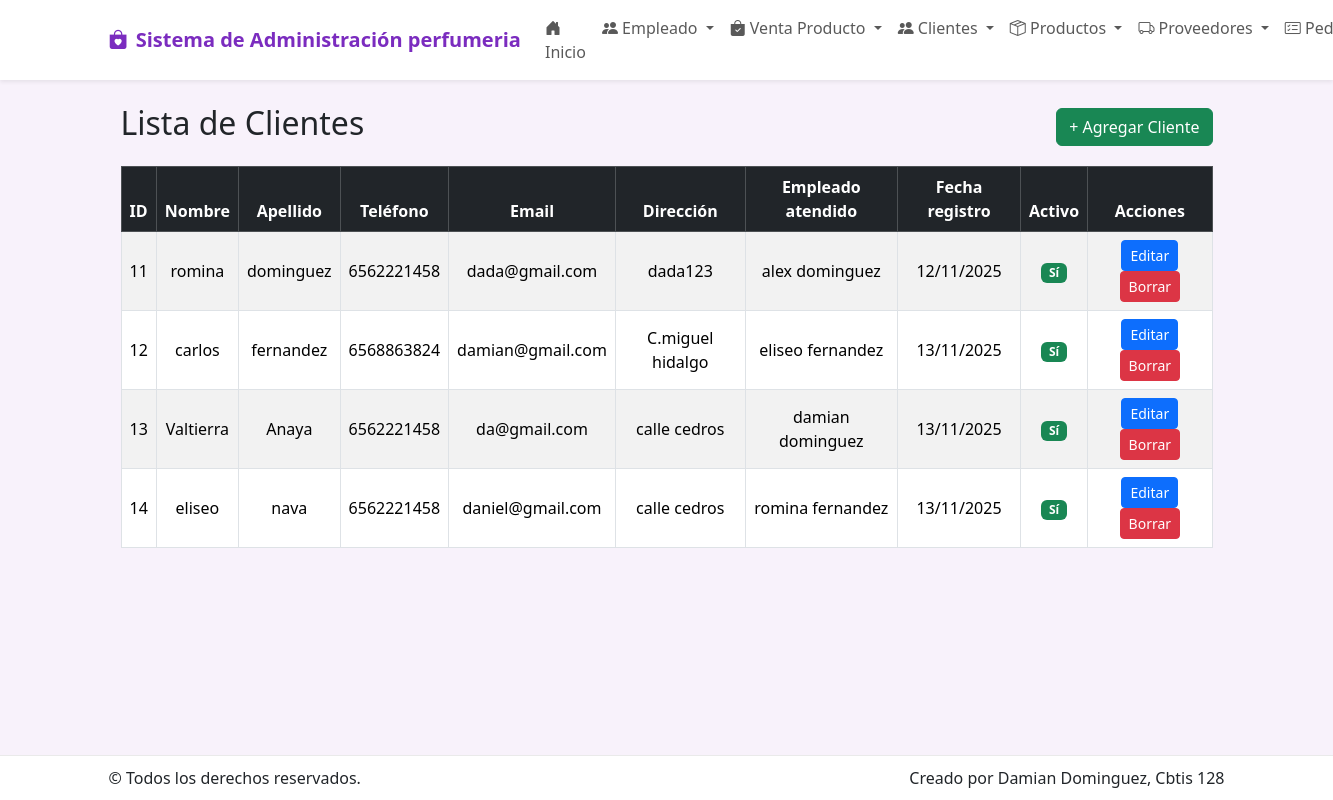
The page /cliente/ on the database its author committed.
### app_perfumeria/models.py (models this page shows, shortened)
class Cliente(models.Model):
    nombre = models.CharField(max_length=100)
    apellido = models.CharField(max_length=100)
    telefono = models.CharField(max_length=20, blank=True, null=True)
    email = models.EmailField(blank=True, null=True)
    direccion = models.CharField(max_length=250, blank=True, null=True)
    fecha_registro = models.DateField(auto_now_add=True)
    empleado = models.ForeignKey(
        Empleado, on_delete=models.SET_NULL, blank=True, null=True, related_name='clientes_atendidos'
    )
    activo = models.BooleanField(default=True)

class Empleado(models.Model):
    nombre = models.CharField(max_length=100)
    apellido = models.CharField(max_length=100)
    puesto = models.CharField(max_length=100)
    telefono = models.CharField(max_length=20, blank=True, null=True)
    email = models.EmailField(blank=True, null=True)
    fecha_nacimiento = models.DateField(blank=True, null=True)        # Campo editable
    fecha_contratacion = models.DateField(blank=True, null=True)      # Campo editable
    activo = models.BooleanField(default=True)

### app_perfumeria/views.py (the view)
# urls.py: path('cliente/', views.ver_cliente, name='ver_cliente'),
def ver_cliente(request):
    clientes = Cliente.objects.all()
    return render(request, 'cliente/ver_cliente.html', {'clientes': clientes})

### app_perfumeria/templates/cliente/ver_cliente.html (shortened to what this page needs)
{% extends 'base.html' %}
{% block content %}
<div class="container mt-4">
  <div class="d-flex justify-content-between align-items-center mb-3">
    <h2>Lista de Clientes</h2>
    <a href="{% url 'agregar_cliente' %}" class="btn btn-success">+ Agregar Cliente</a>
  </div>
  <div class="table-responsive">
    <table class="table table-bordered table-striped align-middle text-center">
      <thead class="table-dark">
        <tr>
          <th>ID</th>
          <th>Nombre</th>
          <th>Apellido</th>
          <th>Teléfono</th>
          <th>Email</th>
          <th>Dirección</th>
          <th>Empleado atendido</th>
          <th>Fecha registro</th>
          <th>Activo</th>
          <th>Acciones</th>
        </tr>
      </thead>
      <tbody>
        {% for c in clientes %}
        <tr>
          <td>{{ c.id }}</td>
          <td>{{ c.nombre }}</td>
          <td>{{ c.apellido }}</td>
          <td>{{ c.telefono|default:"-" }}</td>
          <td>{{ c.email|default:"-" }}</td>
          <td>{{ c.direccion|default:"-" }}</td>
          <td>
            {% if c.empleado %}
              {{ c.empleado.nombre }} {{ c.empleado.apellido }}
            {% else %}
              -
            {% endif %}
          </td>
          <td>
            {% if c.fecha_registro %}
              {{ c.fecha_registro|date:"d/m/Y" }}
            {% else %}
              -
            {% endif %}
          </td>
          <td>
            {% if c.activo %}
              <span class="badge bg-success">Sí</span>
            {% else %}
              <span class="badge bg-secondary">No</span>
            {% endif %}
          </td>
          <td>
            <a href="{% url 'actualizar_cliente' c.id %}" class="btn btn-primary btn-sm">Editar</a>
            <a href="{% url 'borrar_cliente' c.id %}" class="btn btn-danger btn-sm">Borrar</a>
          </td>
        </tr>
        {% empty %}
        <tr>
          <td colspan="10" class="text-center">No hay clientes registrados.</td>
        </tr>
        {% endfor %}
      </tbody>
    </table>
  </div>
</div>
{% endblock %}

### app_perfumeria/templates/base.html (shortened to what this page needs)
<!doctype html>
<html lang="es">
  <head>
    <link href="https://cdn.jsdelivr.net/npm/bootstrap@5.3.2/dist/css/bootstrap.min.css" rel="stylesheet">
    <link href="https://cdn.jsdelivr.net/npm/bootstrap-icons@1.10.5/font/bootstrap-icons.css" rel="stylesheet">
  </head>
  <body>
    {% include 'navbar.html' %}
    <div class="container container-main mt-4">
      {% block content %}{% endblock %}
    </div>
    {% include 'footer.html' %}
  </body>
</html>

### app_perfumeria/templates/navbar.html (shortened to what this page needs)
<nav class="navbar navbar-expand-lg navbar-light bg-white shadow-sm">
    <div class="container">
      <a class="navbar-brand d-flex align-items-center" href="{% url 'inicio_perfumeria' %}">
        <i class="bi bi-bag-heart-fill me-2" style="font-size:1.2rem;color:var(--morado)"></i>
        <span style="font-weight:700;color:var(--morado)">Sistema de Administración perfumeria</span>
      </a>
      <div class="collapse navbar-collapse" id="navMenu">
        <ul class="navbar-nav ms-auto">
          <li class="nav-item"><a class="nav-link" href="{% url 'inicio_perfumeria' %}"><i class="bi bi-house-door-fill"></i> Inicio</a></li>
          <li class="nav-item dropdown">
            <a class="nav-link dropdown-toggle" href="#" role="button" data-bs-toggle="dropdown">
              <i class="bi bi-people-fill"></i> Empleado
            </a>
          </li>
<li class="nav-item dropdown">
  <a class="nav-link dropdown-toggle" href="#" role="button" data-bs-toggle="dropdown">
    <i class="bi bi-bag-check-fill"></i> Venta Producto
  </a>
</li>
          <li class="nav-item dropdown">
            <a class="nav-link dropdown-toggle" href="#" role="button" data-bs-toggle="dropdown">
              <i class="bi bi-people-fill"></i> Clientes
            </a>
          </li>
<li class="nav-item dropdown">
  <a class="nav-link dropdown-toggle" href="#" role="button" data-bs-toggle="dropdown">
    <i class="bi bi-box-seam"></i> Productos
  </a>
</li>
<li class="nav-item dropdown">
  <a class="nav-link dropdown-toggle" href="#" role="button" data-bs-toggle="dropdown">
    <i class="bi bi-truck"></i> Proveedores
  </a>
</li>
<li class="nav-item dropdown">
  <a class="nav-link dropdown-toggle" href="#" role="button" data-bs-toggle="dropdown">
    <i class="bi bi-card-checklist"></i> Pedidos
  </a>
</li>
        </ul>
      </div>
    </div>
  </nav>

### app_perfumeria/templates/footer.html
<footer class="footer-fixed">
    <div class="container d-flex justify-content-between">
      <div>© {{ now.year }} Todos los derechos reservados.</div>
      <div>Creado por Damian Dominguez, Cbtis 128</div>
    </div>
  </footer>

### app_perfumeria/templates/base.html (style rules this page uses)
:root { --morado: #7b2cbf; --rosa: #ff6bcb; --suave: #f8f2fb; }
body { background: var(--suave); }
.footer-fixed { position: fixed; left:0; bottom:0; width:100%; background:#fff; border-top:1px solid #eaeaea; padding:10px 0; }
.container-main { padding-bottom:80px; }

### rows shown on the page
Cliente: id "11", nombre "romina", apellido "dominguez", telefono "6562221458", email "dada@gmail.com", direccion "dada123", empleado.nombre "alex", empleado.apellido "dominguez", fecha_registro "12/11/2025", activo "Sí"
Cliente: id "12", nombre "carlos", apellido "fernandez", telefono "6568863824", email "damian@gmail.com", direccion "C.miguel hidalgo", empleado.nombre "eliseo", empleado.apellido "fernandez", fecha_registro "13/11/2025", activo "Sí"
Cliente: id "13", nombre "Valtierra", apellido "Anaya", telefono "6562221458", email "da@gmail.com", direccion "calle cedros", empleado.nombre "damian", empleado.apellido "dominguez", fecha_registro "13/11/2025", activo "Sí"
Cliente: id "14", nombre "eliseo", apellido "nava", telefono "6562221458", email "daniel@gmail.com", direccion "calle cedros", empleado.nombre "romina", empleado.apellido "fernandez", fecha_registro "13/11/2025", activo "Sí"
